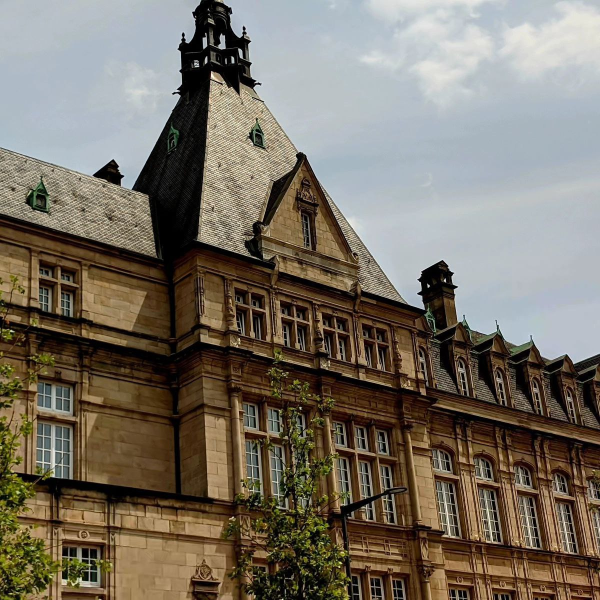
#> input picture photos/castle.jpg, 1200 x 1200 px (shown at 1/2 size)
$ python main.py
#> lines starting #> are read from the running program, lines starting #| are printed output that depends on the picture; after the words box and inside, x2 and y2 are one past the last pixel; in counts of white or black regions, pixels touching at a corner belong together
import cv2
import numpy as np

img = cv2.imread('photos/castle.jpg')
#> img is the input picture: shape (1200, 1200, 3); mean B, G, R 100.3, 112.3, 120.2
print(img.shape)
#| (1200, 1200, 3)
img = cv2.resize(img, (img.shape[1] // 2, img.shape[0] // 2))
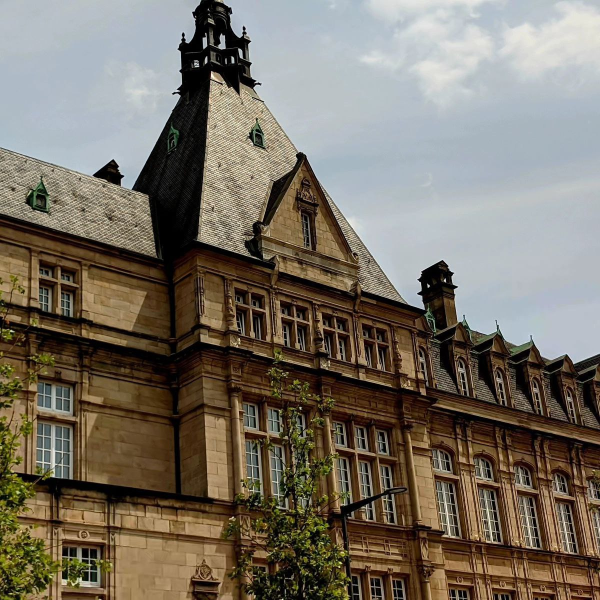
#> img: shape (600, 600, 3); mean B, G, R 100.4, 112.4, 120.3

img = cv2.cvtColor(img, cv2.COLOR_BGR2GRAY)
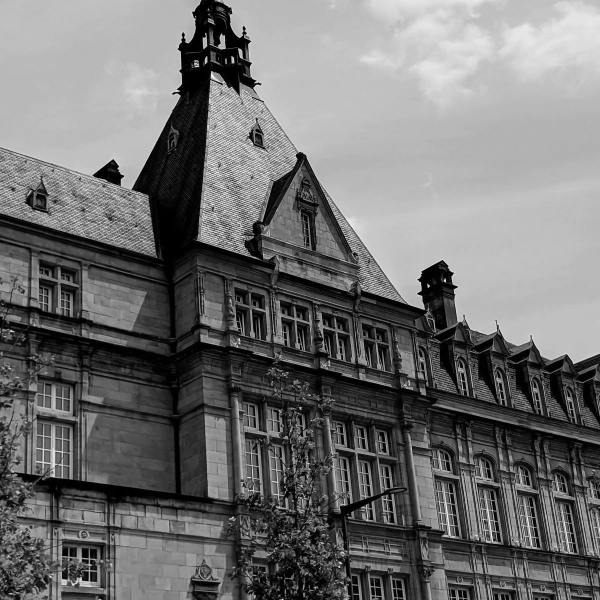
#> img: shape (600, 600); min 0, max 250, mean 113.4
img = cv2.Canny(img, 100, 100)  # нахождение углов(обводка)
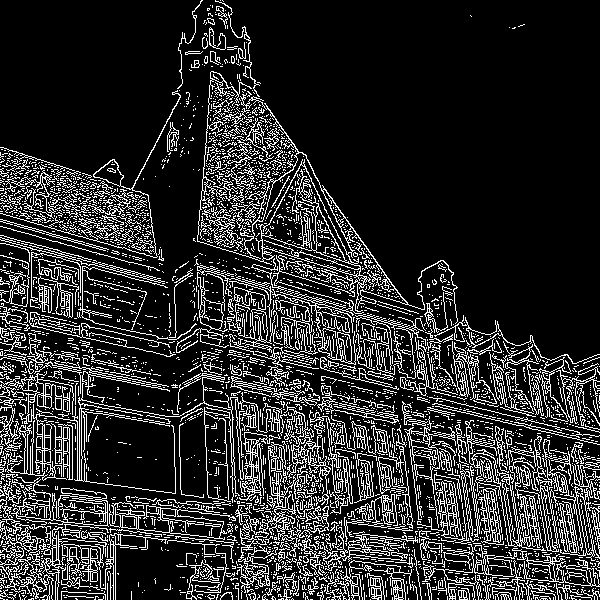
#> img: shape (600, 600); 17.3% white in thin lines or dots

kernel = np.ones((5, 5), np.uint8)  # установка точек
img = cv2.dilate(img, kernel, iterations=1)  # сильнее обводка
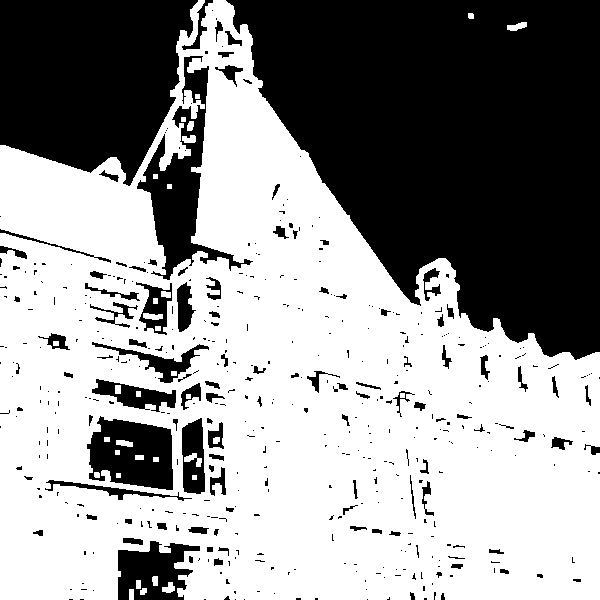
#> img: shape (600, 600); 58.7% white; 462 black regions (349 under 20 px), largest, box (x1, y1, x2, y2) and area: (226, 0, 600, 360) 91854, (0, 0, 198, 186) 28003, (137, 56, 253, 280) 6817

img = cv2.erode(img, kernel, iterations=3)  # уменьшить контур (верхнее нужно чтобы эти контуры просто найти)
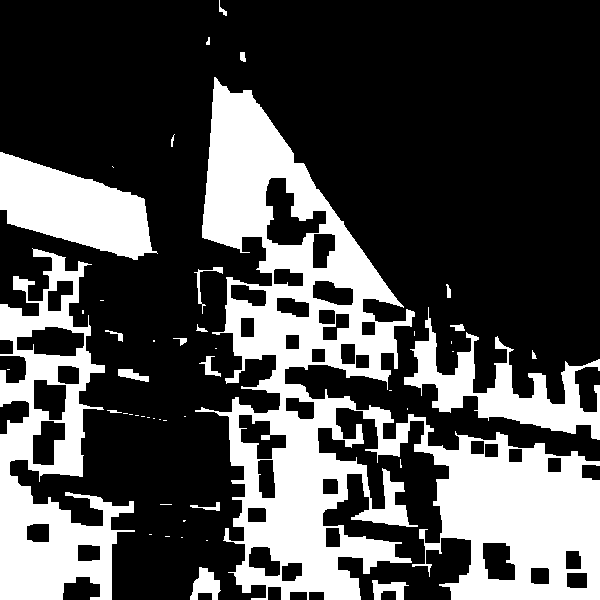
#> img: shape (600, 600); 30% white; 48 white regions (27 under 20 px), largest, box (x1, y1, x2, y2) and area: (195, 77, 600, 600) 68382, (0, 248, 135, 600) 20025, (0, 152, 158, 260) 9783

cv2.imshow('Result', img)

cv2.waitKey(0)

# [9 lines of commented-out code are left out]
